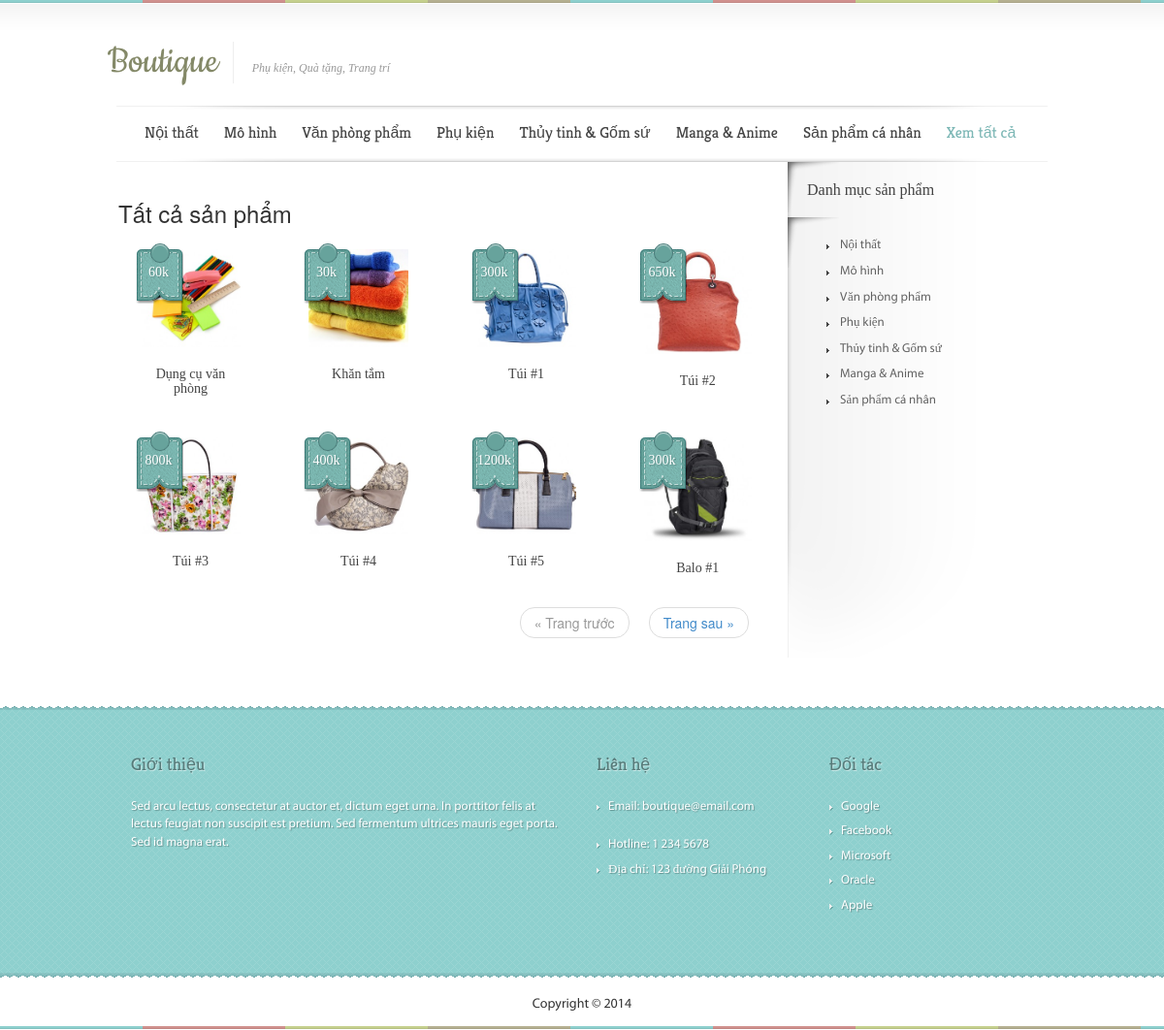
/products.php, run on the app's committed database.
### tables this page shows
CREATE TABLE categories (
	id INT PRIMARY KEY AUTO_INCREMENT,
	name VARCHAR(512) NOT NULL,
	created_date DATETIME,
	modified_date DATETIME
)  DEFAULT;

CREATE TABLE products (
	id INT PRIMARY KEY AUTO_INCREMENT,
	name VARCHAR(512) NOT NULL,
	short_description VARCHAR(1024) NOT NULL,
	description TEXT NOT NULL,
	image VARCHAR(512),
	category_id INT REFERENCES categories(id),
	price float,
	published BIT NOT NULL DEFAULT 1,
	published_date DATETIME,
	created_date DATETIME,
	modified_date DATETIME
)  DEFAULT;

### core/DataContext.php (called while the page is built, shortened)
<?php
class DataContext {
	private $host = 'localhost';
	private $user = 'root';
	private $password = '';
	private $database = 'boutique';
	public $defaultLimit = 8;
	private function getConnection()
	{
		$db = new mysqli($this->host, $this->user, $this->password, $this->database);
		$db->set_charset('utf8');
		return $db;
	}
	public function getProducts($options = array())
	{
		$db = $this->getConnection();
		$defaults = array(
			'limit' => $this->defaultLimit,
			'offset' => 0,
			'search' => '',
			'published' => 1,
			'category_id' => '%'
		);
		$options = array_merge($defaults, $options);
		if (isset($options['page'])) {
			$limit = $this->defaultLimit;
			$offset = ($options['page'] - 1) * $this->defaultLimit;
		} else {
			$limit = $options['limit'];
			$offset = $options['offset'];
		}
		$search = '%' . $options['search'] . '%';
		$published = $options['published'];
		$categoryId = $options['category_id'];
		$statement = $db->prepare(
				"SELECT * FROM `products`
			WHERE (`published` IN (?) OR `published` LIKE ?)
			AND (`category_id` IN (?) OR `category_id` LIKE ?)
			AND (`name` LIKE ? OR `description` LIKE ? OR `short_description` LIKE ?)
			ORDER BY `published_date` DESC
			LIMIT ? OFFSET ?");
		$statement->bind_param('sssssssii', $published, $published, $categoryId, $categoryId, $search, $search, $search, $limit, $offset);
		$statement->execute();
		$products = array();
		$product = new Product();
		$statement->bind_result($product->id, $product->name, $product->shortDescription, $product->description, $product->image, $product->categoryId, $product->price, $product->published, $product->publishedDate, $product->createdDate, $product->modifiedDate);
		while ($statement->fetch()) {
			$products[] = unserialize(serialize($product));
		}
		return $products;
	}
	public function getCountProducts($options = array())
	{
		unset($options['page']);
		$options['offset'] = 0;
		$options['limit'] = PHP_INT_MAX;
		return count($this->getProducts($options));
	}
	public function getPageCountProducts($options = array())
	{
		return (int) ceil($this->getCountProducts($options) / $this->defaultLimit);
	}
	public function getCategories($options = array())
	{
		$db = $this->getConnection();
		$defaults = array(
			'limit' => $this->defaultLimit,
			'offset' => 0,
			'search' => '',
		);
		$options = array_merge($defaults, $options);
		$limit = $options['limit'];
		$offset = $options['offset'];
		$search = '%' . $options['search'] . '%';
		$statement = $db->prepare(
				"SELECT * FROM `categories`
				WHERE `name` LIKE ?
				LIMIT ? OFFSET ?");
		$statement->bind_param('sii', $search, $limit, $offset);
		$statement->execute();
		$categories = array();
		$category = new Category();
		$statement->bind_result($category->id, $category->name, $category->createdDate, $category->modifiedDate);
		while ($statement->fetch()) {
			$categories[] = unserialize(serialize($category));
		}
		return $categories;
	}
}

### products.php (the view, shortened to what this page needs)
<?php
include_once './core/DataContext.php';
$db = new DataContext();
$options = array();
$page = $_GET['page'];
$options['page'] = $page;
$products = $db->getProducts($options);
$pageCount = $db->getPageCountProducts($options);
$page = max(min($pageCount, $page), 1);
?>
<html>
	<?php include './layout/documents.php'; ?>
	<body>
		<?php include './layout/header.php'; ?>
		<div class="container">
			<div id="content">
				<div id="main-bg">
					<div id="main-bottom-bg">
						<div id="left-area">
							<?php
							if (isset($category)) {
								echo "<h1>$category->name</h1>";
							} else {
								echo '<h1>Tất cả sản phẩm</h1>';
							}
							?>
							<?php
							foreach ($products as $i => $p) :
								if (($i + 1) % 4 == 0)
									echo '<div class="row row-product">';
								?>
								<div class="cell-product col-xs-3">
									<div class="main-item">
										<a href="#">
											<img class="thumb" src="<?php echo $p->image; ?>" />
											<span class="price-tag"><?php echo $p->price; ?>k</span>
										</a>
										<h3><a href="#"><?php echo $p->name; ?></a></h3>
									</div>
								</div>
								<?php
								if (($i + 1) % 4 == 0)
									echo '</div>';
							endforeach;
							?>
							<?php if (!empty($products) && $pageCount > 1) : ?>
							<ul class="pager text-right">
								<li class="previous <?php echo ($page <= 1) ? 'disabled' : '';?>" >
									<a href="products.php?<?php echo isset($categoryId) ? "category=$categoryId" : '';?>&page=<?php echo $page - 1; ?>">
										&laquo; Trang trước
									</a>
								</li>
								<li class="next <?php echo ($page >= $pageCount) ? 'disabled' : '';?>" >
									<a href="products.php?<?php echo isset($categoryId) ? "category=$categoryId" : '';?>&page=<?php echo $page + 1; ?>">
										Trang sau &raquo;
									</a>
								</li>
							</ul>
							<?php endif; ?>
						</div>
						<?php include './layout/sidebar.php'; ?>
					</div>
				</div>
			</div>
		</div>
		<?php include './layout/footer.php'; ?>
	</body>
</html>

### layout/header.php (shortened to what this page needs)
<?php
$categories = $db->getCategories(array('limit' => 7));
?>
<div id="header-wrapper">
	<div class="container">
		<div id="header-logo">
			<a href="index.php"><h1>Boutique</h1></a>
			<span>Phụ kiện, Quà tặng, Trang trí</span>
		</div>
		<div id="header-menu">
			<ul id="secondary-menu" class="nav">
				<?php foreach ($categories as $c) : ?>
					<li><a href="products.php?category=<?php echo $c->id; ?>" class="<?php echo ($_GET['category'] == $c->id) ? 'active' : ''; ?>"><?php echo $c->name; ?></a></li>
				<?php endforeach; ?>
				<li><a href="products.php" class="<?php echo !isset($_GET['category']) ? 'active' : ''; ?>">Xem tất cả</a></li>
			</ul>
		</div>
	</div>
</div>

### layout/sidebar.php (shortened to what this page needs)
<?php
$categories = $db->getCategories();
?>
<div id="right-area" class="right-area-bg">
	<h2>Danh mục sản phẩm</h2>
	<ul class="right-area-bg" style="padding-top: 20px">
		<?php foreach ($categories as $c) : ?>
			<li><a href="products.php?category=<?php echo $c->id; ?>"><?php echo $c->name; ?></a></li>
		<?php endforeach; ?>
	</ul>
</div>
<div class="clearfix"></div>

### css/style.css (style rules this page uses)
#header-wrapper { background: url('../img/header-bg.png') repeat-x scroll 0px 0px transparent; padding-top: 38px; height: 158px; }
#header-logo { position: absolute; margin-top: -19px; margin-left: -9px; }
#header-logo h1 { line-height: 43px; font-size: 43px; font-weight: normal; font-family: 'Cookie',cursive; color: #848968; display: inline-block; padding-right: 15px; border-right: 0.25px solid #eee; }
#header-logo span { color: #999; font-family: Georgia,serif; font-size: 12px; font-style: italic; margin-top: -22px; margin-left: 15px; display: inline-block; }
#header-menu { margin-top: 67px; background: url('../img/secondary-menu-bg.png') repeat-x scroll 0px 0px transparent; }
ul#secondary-menu { height:53px;padding-left:16px; }
ul#secondary-menu li { font-family:'Kreon',Arial,sans-serif;float:left;position:relative }
ul#secondary-menu a { display:block;float:left;font-size:16px;color:#434343;text-decoration:none;padding:17px 13px 14px }
ul#secondary-menu a:hover, ul#secondary-menu a.active { color:#7cb7b5;background:none }
#main-bg { background: url('../img/main-content-bg.png') repeat-y scroll 692px 0px transparent; }
#main-bottom-bg { background: url('../img/main-content-bottom-bg.png') no-repeat scroll 692px bottom transparent; }
#content { background: url('../img/main-content.png') no-repeat scroll 0px 0px transparent; padding-top: 4px; padding-bottom: 50px; }
#left-area { float: left; position: relative; width: 692px; }
#left-area h1 { margin: 40px 0px 10px; font-weight: normal; font-size: 24px; padding-bottom: 14px; padding-left: 2px; }
#right-area { float: left; position: relative; width: 268px; }
#right-area h2 { margin:0;margin-top:20px;font-weight:normal;color:#434343;font-family:Georgia,serif;font-size:16px;padding-bottom:20px;padding-left:20px }
#right-area ul li { background:url('../img/sidebar-bullet.png') no-repeat scroll 0 8px transparent;display:block;padding-bottom:8px;padding-left:14px;text-shadow:1px 1px 1px #FFF;font-size:13px;font-family:'MyriadProRegular'; }
#right-area ul li a { color:#626262 }
.right-area-bg { background: url('../img/sidebar-bg.png') no-repeat scroll 0px -1px transparent; }
.cell-product { padding: 0 45px 20px 25px; }
.cell-product img { max-width:100% }
.cell-product .price-tag { background:url(../img/price-tag2.png) no-repeat;position:absolute;top:-6px;left:20px;width:49px;height:62px;font-family:Georgia,serif;font-size:14px;color:#fff;text-shadow:1px 1px 1px rgba(0,0,0,0.2);padding-top:20px;padding-right:2px;text-align:center }
.cell-product h3 { font-weight:normal;font-family:Georgia,serif;font-size:14px;text-align:center;padding-bottom:12px }
.cell-product h3 a { text-decoration:none;color:#434343 }
.container { width: 990px; }
.pager { margin-top:-10px;padding-right:40px; float:right; }
.pager li { padding:0px 5px; }

### data on the page
categories: name "Nội thất"
categories: name "Mô hình"
categories: name "Văn phòng phẩm"
categories: name "Phụ kiện"
categories: name "Thủy tinh & Gốm sứ"
categories: name "Manga & Anime"
categories: name "Sản phẩm cá nhân"
products: image (picture), price "60", name "Dụng cụ văn phòng"
products: image (picture), price "30", name "Khăn tắm"
products: image (picture), price "300", name "Túi #1"
products: image (picture), price "650", name "Túi #2"
products: image (picture), price "800", name "Túi #3"
products: image (picture), price "400", name "Túi #4"
products: image (picture), price "1200", name "Túi #5"
products: image (picture), price "300", name "Balo #1"
